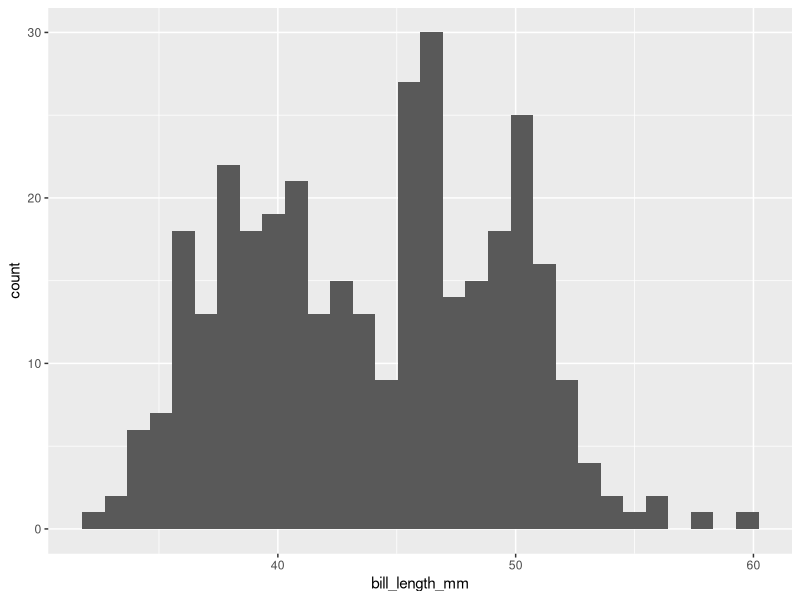
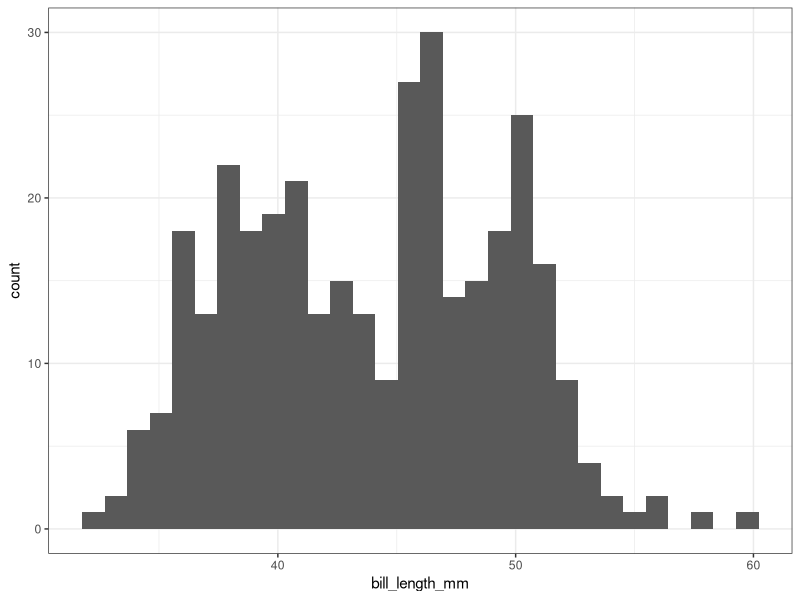
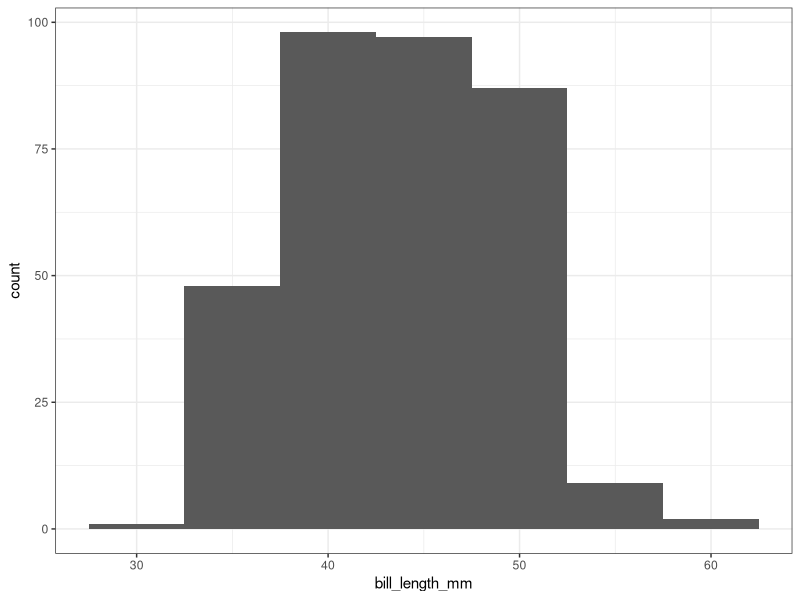
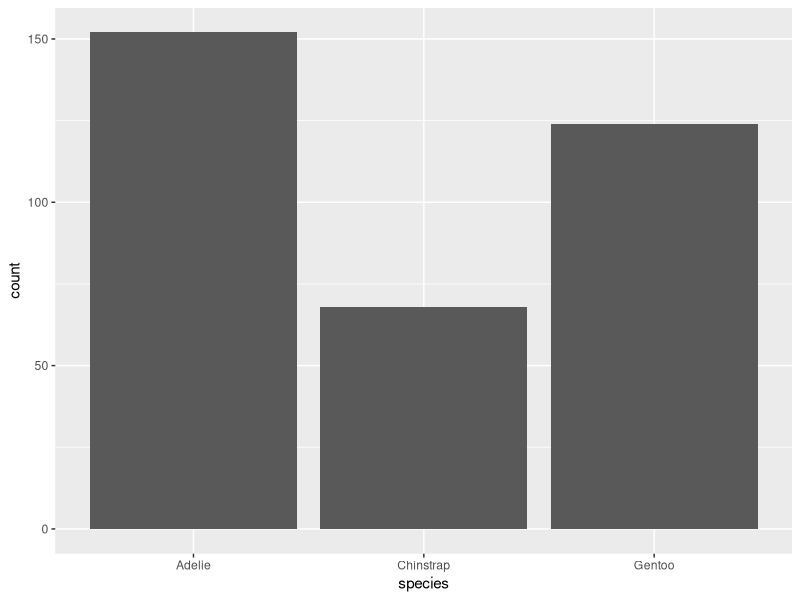
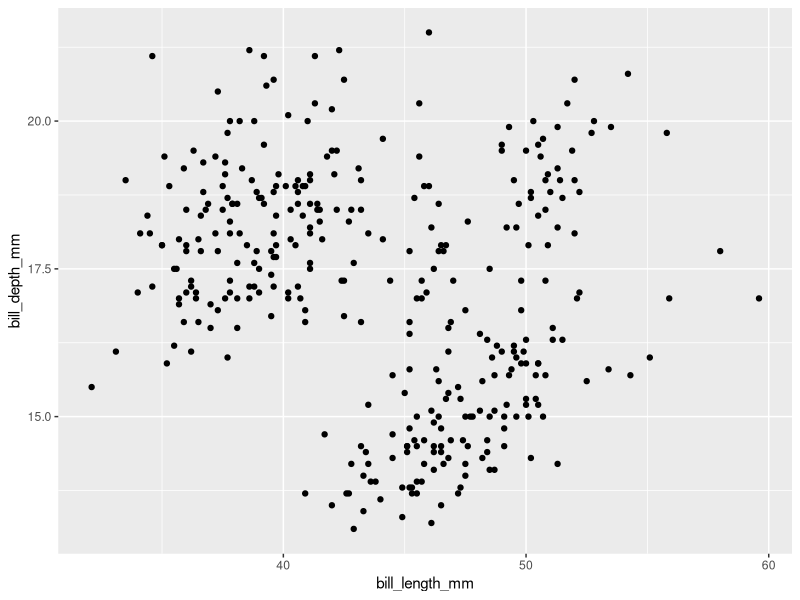
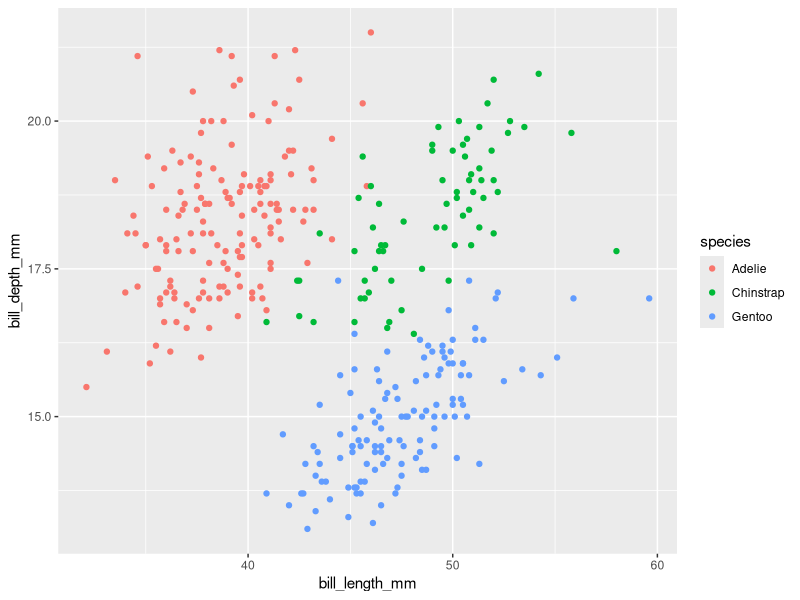
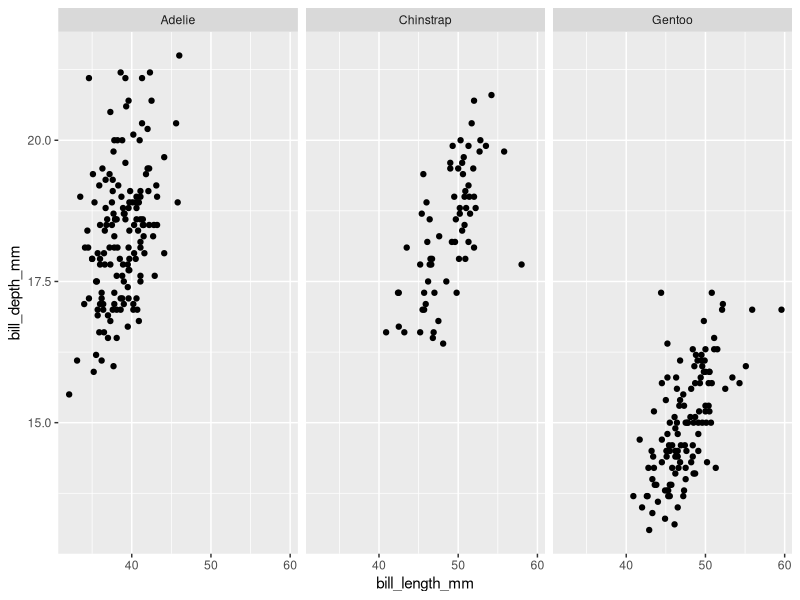
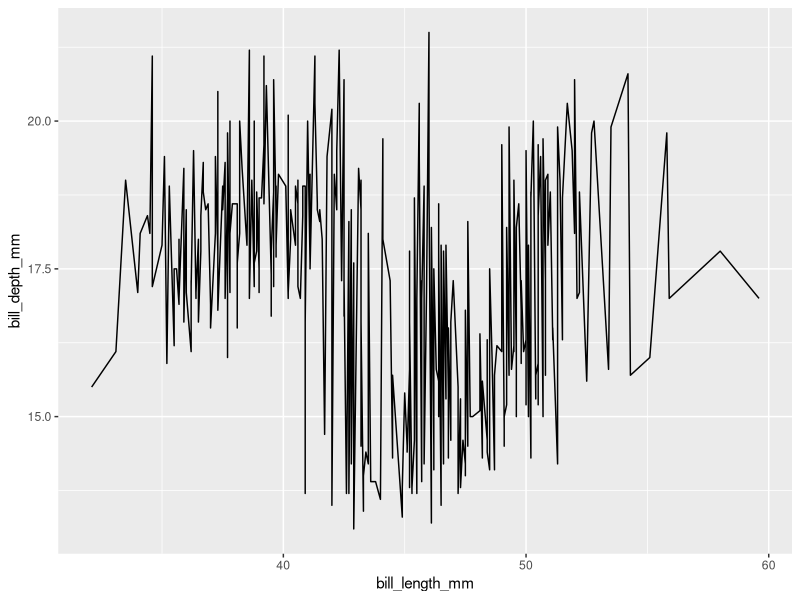

Recreate these plots in R, in order.
## ---- chunk 1
install.packages("palmerpenguins", repos = "http://cran.us.r-project.org")
## ---- chunk 2
library(tidyverse)
library(palmerpenguins)
## ---- chunk 3
ggplot(penguins) + aes(x = bill_length_mm) + geom_histogram() 
## ---- chunk 4
ggplot(penguins) + aes(x = bill_length_mm) + geom_histogram() + theme_bw()
## ---- chunk 5
ggplot(penguins) + aes(x = bill_length_mm) + geom_histogram(binwidth = 5) + theme_bw()
## ---- chunk 6
ggplot(penguins) + aes(x = species) + geom_bar()
## ---- chunk 7
ggplot(penguins) + aes(x = bill_length_mm, y = bill_depth_mm) + geom_point()
## ---- chunk 8
ggplot(penguins) + aes(x = bill_length_mm, y = bill_depth_mm, color = species) + geom_point()
## ---- chunk 9
ggplot(penguins) + aes(x = bill_length_mm, y = bill_depth_mm) + geom_point() + facet_wrap(~species)
## ---- chunk 10
ggplot(penguins) + aes(x = bill_length_mm, y = bill_depth_mm) + geom_line()
## ---- chunk 11
ggplot(penguins) + aes(x = bill_length_mm, y = bill_depth_mm, group = species) + geom_line()
## ---- chunk 12
ggplot(penguins) + aes(x = species, y = bill_depth_mm) + geom_boxplot()
## ---- chunk 13
ggplot(penguins) + aes(x = species, y = bill_depth_mm, color = island) + geom_boxplot()
## ---- chunk 14
ggplot(data = penguins) + geom_point(mapping = aes(x = bill_length_mm, y = bill_depth_mm, color = species)) + labs(x = "Bill Length", y = "Bill Depth", title = "Comparison of penguin bill length and bill depth across species") + scale_x_continuous(limits = c(30, 60))
